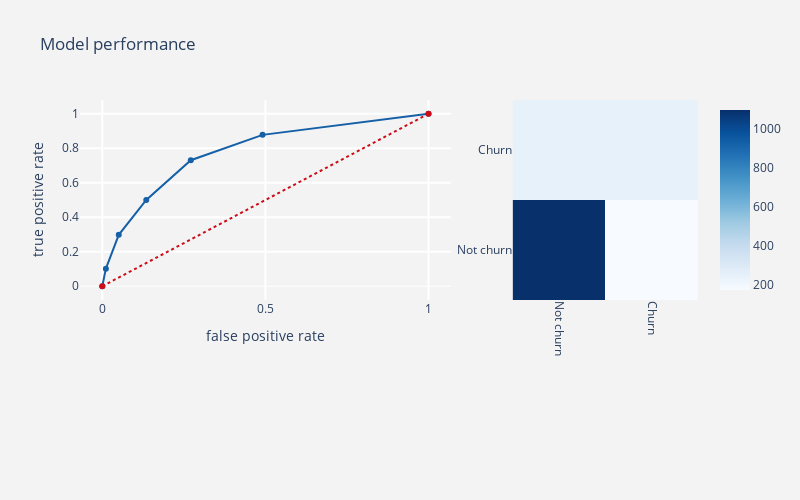

Here is the notebook cell this chart was saved with:
### Markdown cell above
### 5.2 KNN Classifier<a id='knnclassifier'></a>

### Code cell
#initiate a KNN model
knn = KNeighborsClassifier(algorithm='auto', leaf_size=30, metric='minkowski', 
                           metric_params=None, n_jobs=1, n_neighbors=5, p=2, weights='uniform') 

#fit the model to our train_X and train_Y data
knn.fit(train_X,train_Y)

#predict class labels for test_X
predictions = knn.predict(test_X)
#Return probability estimates for test_X
probabilities = knn.predict_proba(test_X)

#print the KNN Classifier Classification Report
print ("K-Nearest Neighbors Classifier")
print ("\n Classification report : \n", classification_report(test_Y, predictions))
print ("Accuracy Score : ", accuracy_score(test_Y, predictions))
#confusion matrix
conf_matrix = confusion_matrix(test_Y,predictions)
#roc_auc_score
model_roc_auc = roc_auc_score(test_Y,predictions)
print ("Area under curve : ",model_roc_auc)
fpr,tpr,thresholds = roc_curve(test_Y,probabilities[:,1])
 
#plot roc curve
trace1 = go.Scatter(x = fpr,y = tpr,
name = "Roc : " + str(model_roc_auc),
line = dict(color = ('rgb(22, 96, 167)'),width = 2),
)
trace2 = go.Scatter(x = [0,1],y=[0,1],
line = dict(color = ('rgb(205, 12, 24)'),width = 2,
dash = 'dot'))
 
#plot confusion matrix
trace3 = go.Heatmap(z = conf_matrix ,x = ["Not churn","Churn"],
y = ["Not churn","Churn"],
showscale = True,colorscale = "Blues",name = "matrix",
xaxis = "x2",yaxis = "y2"
)
 
layout = go.Layout(dict(title="Model performance" ,
autosize = False,height = 500,width = 800,
showlegend = False,
plot_bgcolor = "rgb(243,243,243)",
paper_bgcolor = "rgb(243,243,243)",
xaxis = dict(title = "false positive rate",
gridcolor = 'rgb(255, 255, 255)',
domain=[0, 0.6],
ticklen=5,gridwidth=2),
yaxis = dict(title = "true positive rate",
gridcolor = 'rgb(255, 255, 255)',
zerolinewidth=1,
ticklen=5,gridwidth=2),
margin = dict(b=200),
xaxis2=dict(domain=[0.7, 1],tickangle = 90,
gridcolor = 'rgb(255, 255, 255)'),
yaxis2=dict(anchor='x2',gridcolor = 'rgb(255, 255, 255)')))
    
data = [trace1,trace2,trace3]
fig = go.Figure(data=data,layout=layout)
 
py.iplot(fig)

### Figure 1 — Plotly figure (JSON) as saved in the notebook; plotly's stock layout.template omitted (floating-point values rounded to 4 significant figures)
{"data": [{"line": {"color": "rgb(22, 96, 167)", "width": 2}, "name": "Roc : 0.682570977917981", "type": "scatter", "x": [0, 0.01104, 0.05047, 0.1349, 0.2713, 0.4913, 1], "y": [0, 0.102, 0.298, 0.5, 0.7306, 0.8776, 1]}, {"line": {"color": "rgb(205, 12, 24)", "dash": "dot", "width": 2}, "type": "scatter", "x": [0, 1], "y": [0, 1]}, {"colorscale": [[0, "rgb(247,251,255)"], [0.125, "rgb(222,235,247)"], [0.25, "rgb(198,219,239)"], [0.375, "rgb(158,202,225)"], [0.5, "rgb(107,174,214)"], [0.625, "rgb(66,146,198)"], [0.75, "rgb(33,113,181)"], [0.875, "rgb(8,81,156)"], [1, "rgb(8,48,107)"]], "name": "matrix", "showscale": true, "type": "heatmap", "x": ["Not churn", "Churn"], "xaxis": "x2", "y": ["Not churn", "Churn"], "yaxis": "y2", "z": [[1097, 171], [245, 245]]}], "layout": {"autosize": false, "height": 500, "margin": {"b": 200}, "paper_bgcolor": "rgb(243,243,243)", "plot_bgcolor": "rgb(243,243,243)", "showlegend": false, "title": {"text": "Model performance"}, "width": 800, "xaxis": {"domain": [0, 0.6], "gridcolor": "rgb(255, 255, 255)", "gridwidth": 2, "ticklen": 5, "title": {"text": "false positive rate"}}, "xaxis2": {"domain": [0.7, 1], "gridcolor": "rgb(255, 255, 255)", "tickangle": 90}, "yaxis": {"gridcolor": "rgb(255, 255, 255)", "gridwidth": 2, "ticklen": 5, "title": {"text": "true positive rate"}, "zerolinewidth": 1}, "yaxis2": {"anchor": "x2", "gridcolor": "rgb(255, 255, 255)"}}}
